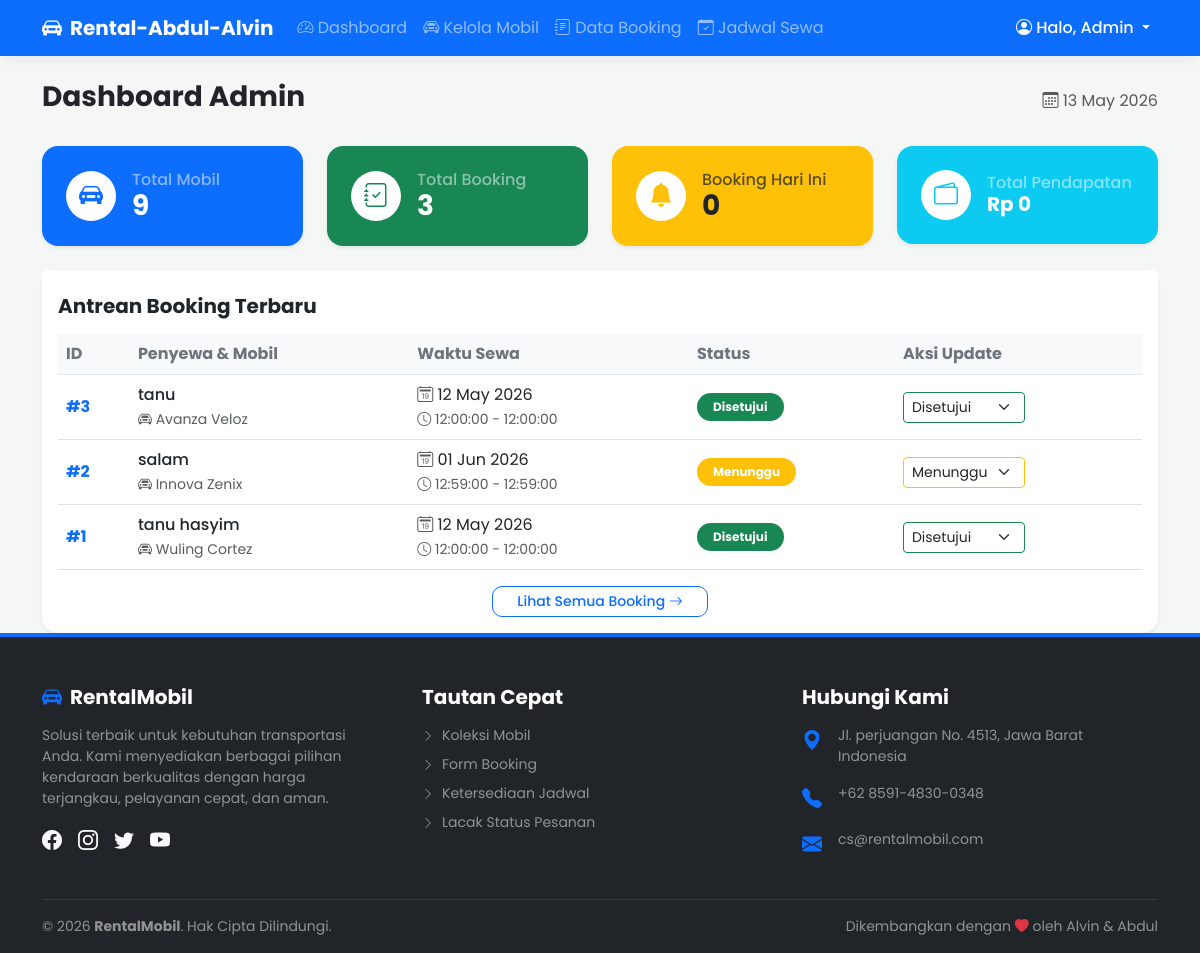
Screenshot of /admin/dashboard.php (signed in) with the database file from the repository.
### tables this page shows
CREATE TABLE `booking` (
  `id_booking` int(11) NOT NULL,
  `nama` varchar(100) NOT NULL,
  `id_mobil` int(11) NOT NULL,
  `tanggal` date NOT NULL,
  `jam_mulai` time NOT NULL,
  `tipe_sewa` varchar(20) NOT NULL DEFAULT 'Harian',
  `lama_sewa` int(11) NOT NULL,
  `tanggal_selesai` date NOT NULL,
  `jam_selesai` time NOT NULL,
  `total_harga` int(11) NOT NULL,
  `no_hp` varchar(20) NOT NULL,
  `alamat` text NOT NULL,
  `status` enum('Menunggu','Disetujui','Ditolak','Selesai') NOT NULL DEFAULT 'Menunggu'
);

CREATE TABLE `mobil` (
  `id_mobil` int(11) NOT NULL,
  `nama_mobil` varchar(100) NOT NULL,
  `merk` varchar(50) NOT NULL,
  `plat_nomor` varchar(20) NOT NULL,
  `harga` int(11) NOT NULL,
  `foto` varchar(255) NOT NULL,
  `status` enum('Tersedia','Tidak Tersedia') NOT NULL DEFAULT 'Tersedia'
);

### admin/dashboard.php (the view, shortened to what this page needs)
<?php
include '../config/koneksi.php';
include '../templates/header.php';
$tot_mobil = mysqli_fetch_array(mysqli_query($koneksi, "SELECT COUNT(*) as tot FROM mobil"))['tot'];
$tot_booking = mysqli_fetch_array(mysqli_query($koneksi, "SELECT COUNT(*) as tot FROM booking"))['tot'];
$book_hari_ini = mysqli_fetch_array(mysqli_query($koneksi, "SELECT COUNT(*) as tot FROM booking WHERE tanggal=CURDATE()"))['tot'];
$pendapatan = mysqli_fetch_array(mysqli_query($koneksi, "SELECT SUM(total_harga) as tot FROM booking WHERE status='Selesai'"))['tot'];
?>
<div class="d-flex justify-content-between align-items-center mb-4">
    <h3 class="fw-bold text-dark">Dashboard Admin</h3>
    <p class="text-muted mb-0"><i class="bi bi-calendar3"></i> <?= date('d F Y') ?></p>
</div>
<div class="row mb-4">
    <div class="col-md-3">
        <div class="card border-0 bg-primary text-white shadow-sm rounded-4 card-hover">
            <div class="card-body p-4 d-flex align-items-center">
                <div class="bg-white text-primary rounded-circle d-flex align-items-center justify-content-center me-3" style="width: 50px; height: 50px; font-size: 24px;">
                    <i class="bi bi-car-front-fill"></i>
                </div>
                <div>
                    <h6 class="mb-0 text-white-50">Total Mobil</h6>
                    <h3 class="mb-0 fw-bold"><?= $tot_mobil ?></h3>
                </div>
            </div>
        </div>
    </div>
    <div class="col-md-3">
        <div class="card border-0 bg-success text-white shadow-sm rounded-4 card-hover">
            <div class="card-body p-4 d-flex align-items-center">
                <div class="bg-white text-success rounded-circle d-flex align-items-center justify-content-center me-3" style="width: 50px; height: 50px; font-size: 24px;">
                    <i class="bi bi-journal-check"></i>
                </div>
                <div>
                    <h6 class="mb-0 text-white-50">Total Booking</h6>
                    <h3 class="mb-0 fw-bold"><?= $tot_booking ?></h3>
                </div>
            </div>
        </div>
    </div>
    <div class="col-md-3">
        <div class="card border-0 bg-warning text-dark shadow-sm rounded-4 card-hover">
            <div class="card-body p-4 d-flex align-items-center">
                <div class="bg-white text-warning rounded-circle d-flex align-items-center justify-content-center me-3" style="width: 50px; height: 50px; font-size: 24px;">
                    <i class="bi bi-bell-fill"></i>
                </div>
                <div>
                    <h6 class="mb-0 text-muted">Booking Hari Ini</h6>
                    <h3 class="mb-0 fw-bold"><?= $book_hari_ini ?></h3>
                </div>
            </div>
        </div>
    </div>
    <div class="col-md-3">
        <div class="card border-0 bg-info text-white shadow-sm rounded-4 card-hover">
            <div class="card-body p-4 d-flex align-items-center">
                <div class="bg-white text-info rounded-circle d-flex align-items-center justify-content-center me-3" style="width: 50px; height: 50px; font-size: 24px;">
                    <i class="bi bi-wallet2"></i>
                </div>
                <div>
                    <h6 class="mb-0 text-white-50">Total Pendapatan</h6>
                    <h5 class="mb-0 fw-bold">Rp <?= number_format((float)$pendapatan,0,',','.') ?></h5>
                </div>
            </div>
        </div>
    </div>
</div>
<div class="card shadow-sm border-0 rounded-4">
    <div class="card-header bg-white border-bottom-0 pt-4 pb-0">
        <h5 class="fw-bold mb-0 text-dark">Antrean Booking Terbaru</h5>
    </div>
    <div class="card-body table-responsive">
        <table class="table table-hover align-middle">
            <thead class="table-light">
                <tr>
                    <th class="text-secondary">ID</th>
                    <th class="text-secondary">Penyewa & Mobil</th>
                    <th class="text-secondary">Waktu Sewa</th>
                    <th class="text-secondary">Status</th>
                    <th class="text-secondary">Aksi Update</th>
                </tr>
            </thead>
            <tbody>
                <?php
                $q = mysqli_query($koneksi, "SELECT b.*, m.nama_mobil FROM booking b JOIN mobil m ON b.id_mobil=m.id_mobil ORDER BY b.id_booking DESC LIMIT 5");
                while($d = mysqli_fetch_array($q)):
                    $badge = ($d['status'] == 'Disetujui') ? 'success' : (($d['status'] == 'Ditolak') ? 'danger' : (($d['status'] == 'Selesai') ? 'primary' : 'warning'));
                ?>
                <tr>
                    <td class="fw-bold text-primary">#<?= $d['id_booking'] ?></td>
                    <td>
                        <span class="fw-medium"><?= $d['nama'] ?></span><br>
                        <small class="text-muted"><i class="bi bi-car-front"></i> <?= $d['nama_mobil'] ?></small>
                    </td>
                    <td>
                        <i class="bi bi-calendar2-date text-muted"></i> <?= date('d M Y', strtotime($d['tanggal'])) ?><br>
                        <small class="text-muted"><i class="bi bi-clock"></i> <?= $d['jam_mulai'] ?> - <?= $d['jam_selesai'] ?></small>
                    </td>
                    <td><span class="badge bg-<?= $badge ?> rounded-pill px-3 py-2"><?= $d['status'] ?></span></td>
                    <td>
                        <form action="../proses/proses_update.php" method="POST" class="d-inline">
                            <select name="status" class="form-select form-select-sm d-inline w-auto border-<?= $badge ?>" onchange="this.form.submit()">
                                <option value="Menunggu" <?= $d['status']=='Menunggu'?'selected':'' ?>>Menunggu</option>
                                <option value="Disetujui" <?= $d['status']=='Disetujui'?'selected':'' ?>>Disetujui</option>
                            </select>
                        </form>
                    </td>
                </tr>
                <?php endwhile; ?>
            </tbody>
        </table>
        <div class="text-center mt-3">
            <a href="booking.php" class="btn btn-outline-primary btn-sm btn-modern px-4">Lihat Semua Booking <i class="bi bi-arrow-right"></i></a>
        </div>
    </div>
</div>
<?php include '../templates/footer.php'; ?>

### templates/header.php (style rules this page uses)
body { font-family: 'Poppins', sans-serif; background-color: #f4f7f6; }
.card-hover { transition: transform 0.3s ease, box-shadow 0.3s ease; }
.btn-modern { border-radius: 10px; font-weight: 500; }

### templates/footer.php (style rules this page uses)
html, body { height: 100%; }
body { display: flex; flex-direction: column; min-height: 100vh; }

### rows the page displays
booking: id_booking "3", nama "tanu", id_mobil.nama_mobil "Avanza Veloz", tanggal "12 May 2026", jam_mulai "12:00:00", jam_selesai "12:00:00", status "Disetujui"
booking: id_booking "2", nama "salam", id_mobil.nama_mobil "Innova Zenix", tanggal "01 Jun 2026", jam_mulai "12:59:00", jam_selesai "12:59:00", status "Menunggu"
booking: id_booking "1", nama "tanu hasyim", id_mobil.nama_mobil "Wuling Cortez", tanggal "12 May 2026", jam_mulai "12:00:00", jam_selesai "12:00:00", status "Disetujui"

### other values shown
$tot_mobil "9"
$tot_booking "3"
$book_hari_ini "0"
$pendapatan "0"
